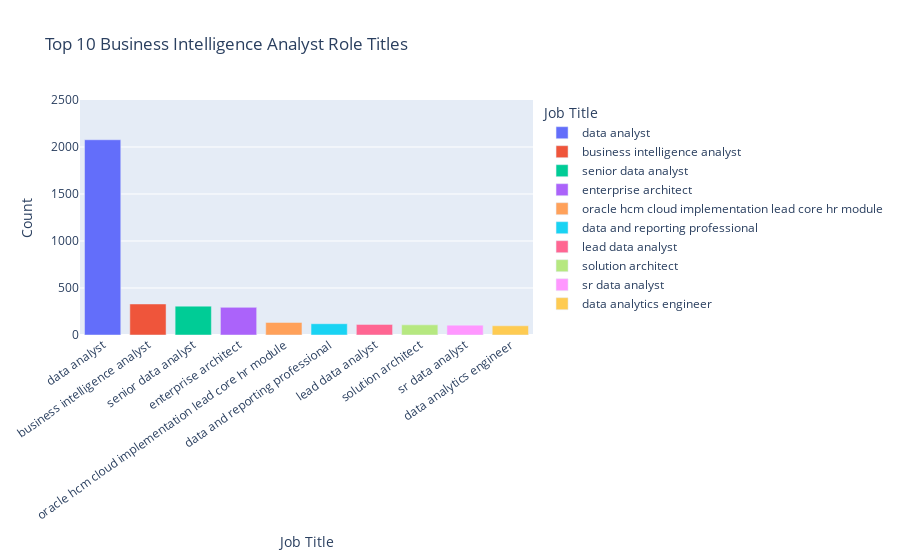

The notebook cell this image was saved under:
### Markdown cell above
*__Plot of top 10 Job Titles (frequency) within the ONET category__*

### Code cell
title_counts = (
    bi_analysts.group_by("TITLE_CLEAN")
               .len()
               .sort("len", descending=True)
               .limit(10)
               .to_pandas()
)

fig = px.bar(
    title_counts,
    x="TITLE_CLEAN",
    y="len",
    title="Top 10 Business Intelligence Analyst Role Titles",
    labels={"TITLE_CLEAN": "Job Title", "len": "Count"},
    color="TITLE_CLEAN" 
)

fig.update_layout(
    xaxis_tickangle=-35,
    height=600,               
    yaxis=dict(range=[0, 2500]) 
)

fig.show()

### Figure 1 — Plotly figure (JSON) as saved in the notebook; plotly's stock layout.template omitted (floating-point values rounded to 4 significant figures)
{"data": [{"alignmentgroup": "True", "hovertemplate": "Job Title=%{x}<br>Count=%{y}<extra></extra>", "legendgroup": "data analyst", "marker": {"color": "#636efa", "pattern": {"shape": ""}}, "name": "data analyst", "offsetgroup": "data analyst", "orientation": "v", "showlegend": true, "textposition": "auto", "type": "bar", "x": ["data analyst"], "xaxis": "x", "y": [2077], "yaxis": "y"}, {"alignmentgroup": "True", "hovertemplate": "Job Title=%{x}<br>Count=%{y}<extra></extra>", "legendgroup": "business intelligence analyst", "marker": {"color": "#EF553B", "pattern": {"shape": ""}}, "name": "business intelligence analyst", "offsetgroup": "business intelligence analyst", "orientation": "v", "showlegend": true, "textposition": "auto", "type": "bar", "x": ["business intelligence analyst"], "xaxis": "x", "y": [330], "yaxis": "y"}, {"alignmentgroup": "True", "hovertemplate": "Job Title=%{x}<br>Count=%{y}<extra></extra>", "legendgroup": "senior data analyst", "marker": {"color": "#00cc96", "pattern": {"shape": ""}}, "name": "senior data analyst", "offsetgroup": "senior data analyst", "orientation": "v", "showlegend": true, "textposition": "auto", "type": "bar", "x": ["senior data analyst"], "xaxis": "x", "y": [307], "yaxis": "y"}, {"alignmentgroup": "True", "hovertemplate": "Job Title=%{x}<br>Count=%{y}<extra></extra>", "legendgroup": "enterprise architect", "marker": {"color": "#ab63fa", "pattern": {"shape": ""}}, "name": "enterprise architect", "offsetgroup": "enterprise architect", "orientation": "v", "showlegend": true, "textposition": "auto", "type": "bar", "x": ["enterprise architect"], "xaxis": "x", "y": [294], "yaxis": "y"}, {"alignmentgroup": "True", "hovertemplate": "Job Title=%{x}<br>Count=%{y}<extra></extra>", "legendgroup": "oracle hcm cloud implementation lead core hr module", "marker": {"color": "#FFA15A", "pattern": {"shape": ""}}, "name": "oracle hcm cloud implementation lead core hr module", "offsetgroup": "oracle hcm cloud implementation lead core hr module", "orientation": "v", "showlegend": true, "textposition": "auto", "type": "bar", "x": ["oracle hcm cloud implementation lead core hr module"], "xaxis": "x", "y": [134], "yaxis": "y"}, {"alignmentgroup": "True", "hovertemplate": "Job Title=%{x}<br>Count=%{y}<extra></extra>", "legendgroup": "data and reporting professional", "marker": {"color": "#19d3f3", "pattern": {"shape": ""}}, "name": "data and reporting professional", "offsetgroup": "data and reporting professional", "orientation": "v", "showlegend": true, "textposition": "auto", "type": "bar", "x": ["data and reporting professional"], "xaxis": "x", "y": [120], "yaxis": "y"}, {"alignmentgroup": "True", "hovertemplate": "Job Title=%{x}<br>Count=%{y}<extra></extra>", "legendgroup": "lead data analyst", "marker": {"color": "#FF6692", "pattern": {"shape": ""}}, "name": "lead data analyst", "offsetgroup": "lead data analyst", "orientation": "v", "showlegend": true, "textposition": "auto", "type": "bar", "x": ["lead data analyst"], "xaxis": "x", "y": [113], "yaxis": "y"}, {"alignmentgroup": "True", "hovertemplate": "Job Title=%{x}<br>Count=%{y}<extra></extra>", "legendgroup": "solution architect", "marker": {"color": "#B6E880", "pattern": {"shape": ""}}, "name": "solution architect", "offsetgroup": "solution architect", "orientation": "v", "showlegend": true, "textposition": "auto", "type": "bar", "x": ["solution architect"], "xaxis": "x", "y": [108], "yaxis": "y"}, {"alignmentgroup": "True", "hovertemplate": "Job Title=%{x}<br>Count=%{y}<extra></extra>", "legendgroup": "sr data analyst", "marker": {"color": "#FF97FF", "pattern": {"shape": ""}}, "name": "sr data analyst", "offsetgroup": "sr data analyst", "orientation": "v", "showlegend": true, "textposition": "auto", "type": "bar", "x": ["sr data analyst"], "xaxis": "x", "y": [105], "yaxis": "y"}, {"alignmentgroup": "True", "hovertemplate": "Job Title=%{x}<br>Count=%{y}<extra></extra>", "legendgroup": "data analytics engineer", "marker": {"color": "#FECB52", "pattern": {"shape": ""}}, "name": "data analytics engineer", "offsetgroup": "data analytics engineer", "orientation": "v", "showlegend": true, "textposition": "auto", "type": "bar", "x": ["data analytics engineer"], "xaxis": "x", "y": [98], "yaxis": "y"}], "layout": {"autosize": true, "barmode": "relative", "legend": {"title": {"text": "Job Title"}, "tracegroupgap": 0}, "title": {"text": "Top 10 Business Intelligence Analyst Role Titles"}, "xaxis": {"anchor": "y", "autorange": true, "categoryarray": ["data analyst", "business intelligence analyst", "senior data analyst", "enterprise architect", "oracle hcm cloud implementation lead core hr module", "data and reporting professional", "lead data analyst", "solution architect", "sr data analyst", "data analytics engineer"], "categoryorder": "array", "domain": [0, 1], "range": [-0.5, 9.5], "tickangle": -35, "title": {"text": "Job Title"}, "type": "category"}, "yaxis": {"anchor": "x", "domain": [0, 1], "range": [0, 2500], "title": {"text": "Count"}, "type": "linear"}}}
